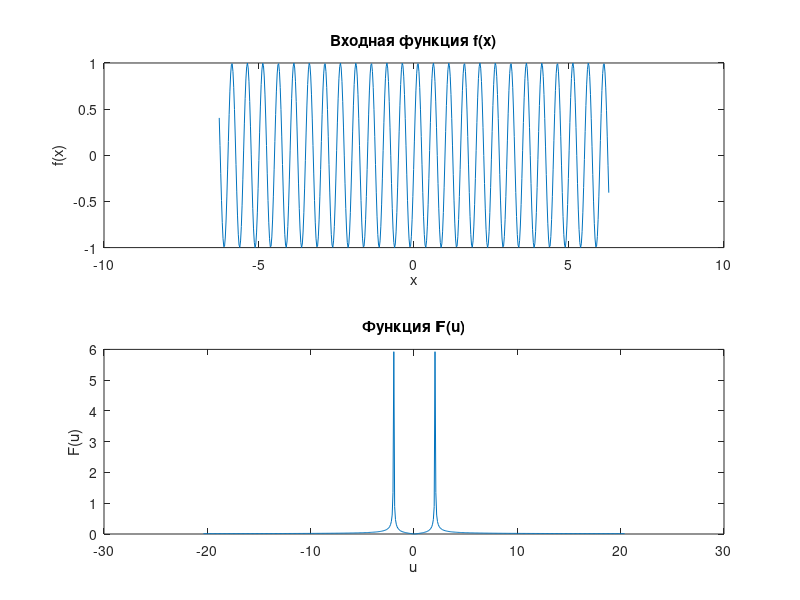

Write the MATLAB code that produced this figure.

% Для аналитики применить не финитное
% преобразование. Использовать свойства
% преобразования Фурье.
% Параметры
N = 512; % Размерность вектора f
M = 512; % Размерность после дополнения нулями
a = 2*pi;
hx = 2 * a / N; % Шаг по x
input_field = @(x) sin(4*pi*x);

% Шаг 1: Дискретизация входной функции f(x)
x = linspace(-a, a, N);
f = input_field(x);

% Шаг 2: Дополнение вектора f нулями до размерности M
f_padded = [zeros(1, (M-N)/2), f, zeros(1, (M-N)/2)];

% Шаг 3: Разбить вектор f на две половины и поменять их местами
f_swapped = [f_padded((M/2+1):end), f_padded(1:(M/2))];

% Шаг 4: Выполнить БПФ от f и умножить результат на шаг hx
F = fft(f_swapped) * hx;

% Шаг 5: Разбить вектор F на две половины и поменять их местами
F = [F((M/2+1):end), F(1:(M/2))];

% Шаг 6: «Вырезать» центральную часть вектора F, оставив центральные N элементов
F = F((M/2-N/2+1):(M/2+N/2));

% Шаг 7: Пересчитать область задания функции Fa(u) по формуле (7)
b = N^2 / (4 * a * M);
u = linspace(-b, b, N);

% Вывод результатов
figure;
subplot(2,1,1);
plot(x, f);
title('Входная функция f(x)');
xlabel('x');
ylabel('f(x)');

subplot(2,1,2);
plot(u, abs(F));
title('Функция F(u)');
xlabel('u');
ylabel('F(u)');
